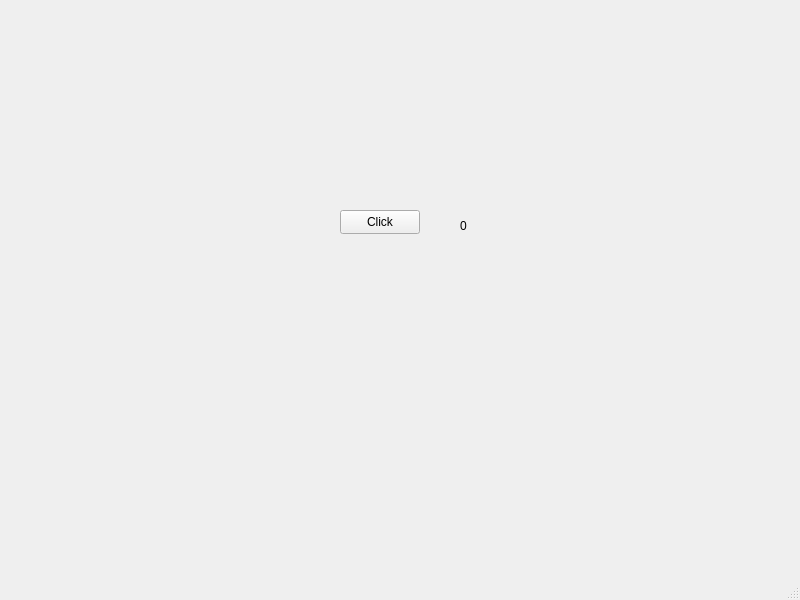
<?xml version="1.0" encoding="UTF-8"?>
<ui version="4.0">
 <class>MainWindow</class>
 <widget class="QMainWindow" name="MainWindow">
  <property name="geometry">
   <rect>
    <x>0</x>
    <y>0</y>
    <width>800</width>
    <height>600</height>
   </rect>
  </property>
  <property name="windowTitle">
   <string>MainWindow</string>
  </property>
  <widget class="QWidget" name="centralwidget">
   <widget class="QPushButton" name="pushButton">
    <property name="geometry">
     <rect>
      <x>340</x>
      <y>210</y>
      <width>80</width>
      <height>24</height>
     </rect>
    </property>
    <property name="text">
     <string>Click</string>
    </property>
   </widget>
   <widget class="QLabel" name="label">
    <property name="geometry">
     <rect>
      <x>460</x>
      <y>200</y>
      <width>51</width>
      <height>51</height>
     </rect>
    </property>
    <property name="text">
     <string>0</string>
    </property>
   </widget>
  </widget>
  <widget class="QMenuBar" name="menubar">
   <property name="geometry">
    <rect>
     <x>0</x>
     <y>0</y>
     <width>800</width>
     <height>21</height>
    </rect>
   </property>
  </widget>
  <widget class="QStatusBar" name="statusbar"/>
 </widget>
 <resources/>
 <connections/>
</ui>
